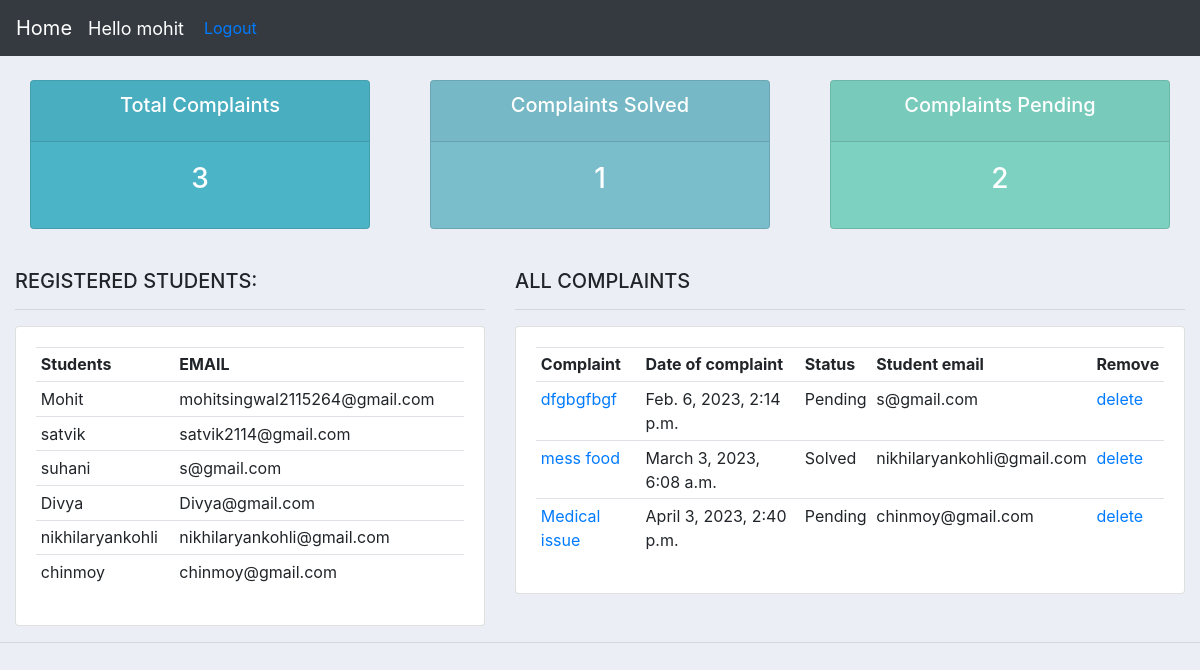
The app's page /home/ (signed in) with its own data.
### portal/models.py (models this page shows, shortened)
class Student(models.Model):
    user=models.OneToOneField(User,null=True,on_delete=models.CASCADE)
    name = models.CharField(max_length=200, null=True)
    phone = models.CharField(max_length=10, null=True)
    email = models.CharField(max_length=200, null=True,validators=[EmailValidator("Email is not valid")])
    date_created = models.DateTimeField(auto_now_add=True, null=True)

class Complaint(models.Model):
    title = models.CharField(max_length=200)
    Area_choices= (
        ('Hostel','Hostel'),
        ('Academics','Academics'),
        ('Administrative','Administrative'),
        ('N','none'),
    )
    area=models.CharField(max_length=25,choices=Area_choices,default='N')
    Department_choice=(
        ('Computer Engineering' ,'Computer Engineering'),
        ('Electronics Engineering','Electronics Engineering'),
        ('Electrical Engineering','Electrical Engineering'),
        ('Civil Engineering','Civil Engineering'),
        ('Information Technology','Information Technology'),
        ('None','None'),
    )
    STATUS=(
        ('Pending','Pending'),
        ('Solved','Solved'),
    )
    status=models.CharField(max_length=8,null=True,choices=STATUS,default='Pending')
    Department=models.CharField(max_length=35,choices=Department_choice,default='N')
    details = models.TextField(blank=True)
    pub_date = models.DateTimeField(auto_now=True)
    student=models.ForeignKey(Student,on_delete=models.SET_NULL,null=True)

### portal/views.py (the view)
# urls.py: 2. Add a URL to urlpatterns:  path('', views.home, name='home')
@login_required(login_url='login')
def home(request):
    complaints = Complaint.objects.all()
    student = Student.objects.all()
    total_students = student.count()
    total_complaints = complaints.count()
    solved = complaints.filter(status='Solved').count()
    pending = complaints.filter(status='Pending').count()
    group=None
    if request.user.groups.exists():
        group=request.user.groups.all()[0].name
    if group == 'student':
        student=Student.objects.get(id=request.user.student.id)
        complaints = request.user.student.complaint_set.all()
        total_complaints = complaints.count()
        solved = complaints.filter(status='Solved').count()
        pending = complaints.filter(status='Pending').count()
    context = {
        'student': student,
        'complaints': complaints,
        'total_complaints': total_complaints,
        'solved': solved,
        'pending': pending
    }
    return render(request, 'dashboard.html', context)

### templates/dashboard.html (shortened to what this page needs)
{%  extends 'main.html' %}
{% block content %}
{%  include 'status.html' %}
<br>
<div class="row">
	{% if  request.user.is_staff %}
	<div class="col-md-5">
		<h5>REGISTERED STUDENTS:</h5>
		<hr>
		<div class="card card-body">
			<table class="table table-sm">
				<tr>
					<th>Students</th>
					<th>EMAIL</th>
				</tr>
				{% for stu in student %}
				<tr>
					<td>{{stu.name}}</td>
					<td>{{stu.email}}</td>
				</tr>
				{% endfor %}
			</table>
			{% endif %}
		</div>
	</div>
	<div class="col-md-7">
		<h5>ALL  COMPLAINTS</h5>
		<hr>
		<div class="card card-body">
			<table class="table table-sm">
				<tr>
					<th>Complaint</th>
					<th>Date of complaint</th>
					<th>Status</th>
					{% if request.user.is_staff %}
					<th>Student email</th>
					{% endif %}
					<th>Remove</th>
				</tr>
				{% for complaint in complaints %}
				<tr>
					<td><a href="{% url 'complaint' complaint.id %} "  class="href">{{complaint.title}}</a></td>
					<td>{{complaint.pub_date}}</td>
					<td>{{complaint.status}}</td>
					{% if  request.user.is_staff %}
					<td>{{complaint.student.email}}</td>
					{% endif %}
					<td><a href="{% url 'delete_complaint' complaint.id %}" class="href">delete</a></td>
				</tr>
			   {% endfor %}
			</table>
		</div>
	</div>
</div>
{% endblock %}

### templates/main.html (shortened to what this page needs)
{% load static %}
<!DOCTYPE html>
<html>
<head>
	<link rel="stylesheet" href="https://stackpath.bootstrapcdn.com/bootstrap/4.3.1/css/bootstrap.min.css">
  <link rel="stylesheet" href="{% static '/css/main.css' %}" class="rel">
</head>
<body >
	{%  include 'navbar.html' %}
	<div class="container-fluid">
	{% block content %}
	{% endblock %}
    </div>
	<hr>
</body>
</html>

### templates/navbar.html (shortened to what this page needs)
{% load static %}
<nav class="navbar navbar-expand-lg navbar-dark bg-dark">
    <a class="navbar-brand" href="{% url 'home2' %}">Home</a>
    <span class="hello-msg">Hello {{request.user}}</span>
    <span><a href="{% url 'logout' %}" class="href"> Logout</a></span>
  </nav>

### templates/status.html
<br>
<div class="row">
	<div class="col">
		<div class="col-md">
			<div class="card text-center text-white  mb-3" id="total-orders">
			  	<div class="card-header">
			  		<h5 class="card-title">Total Complaints</h5>
			  	</div>
			  	<div class="card-body">
			    	<h3 class="card-title">{{total_complaints}}</h3>
			  	</div>
			</div>
		</div>
	</div>
	<div class="col">
		<div class="col-md">
			<div class="card text-center text-white  mb-3" id="orders-delivered">
			  	<div class="card-header">
			  		<h5 class="card-title">Complaints Solved</h5>
			  	</div>
			  	<div class="card-body">
			    	<h3 class="card-title">{{solved}}</h3>
			  	</div>
			</div>
		</div>
	</div>
	<div class="col">
		<div class="col-md">
			<div class="card text-center text-white  mb-3" id="orders-pending">
			  	<div class="card-header">
			  		<h5 class="card-title">Complaints Pending</h5>
			  	</div>
			  	<div class="card-body">
			    	<h3 class="card-title">{{pending}}</h3>
			  	</div>
			</div>
		</div>
	</div>
</div>

### static/css/main.css (style rules this page uses)
body { background-color: #ebeff5; }
#total-orders { background-color: #4cb4c7; }
#orders-delivered { background-color: #7abecc; }
#orders-pending { background-color: #7CD1C0; }

### templates/navbar.html (style rules this page uses)
.hello-msg { font-size:18px; color: #fff; margin-right:20px; }

### records on screen
Student: name "Mohit", email "mohitsingwal2115264@gmail.com"
Student: name "satvik", email "satvik2114@gmail.com"
Student: name "suhani", email "s@gmail.com"
Student: name "Divya", email "Divya@gmail.com"
Student: name "nikhilaryankohli", email "nikhilaryankohli@gmail.com"
Student: name "chinmoy", email "chinmoy@gmail.com"
Complaint: title "dfgbgfbgf", pub_date "Feb. 6, 2023, 2:14 p.m.", status "Pending", student.email "s@gmail.com"
Complaint: title "mess food", pub_date "March 3, 2023, 6:08 a.m.", status "Solved", student.email "nikhilaryankohli@gmail.com"
Complaint: title "Medical issue", pub_date "April 3, 2023, 2:40 p.m.", status "Pending", student.email "chinmoy@gmail.com"

### other values on screen
{{ request.user }} "mohit"
{{ total_complaints }} "3"
{{ solved }} "1"
{{ pending }} "2"
